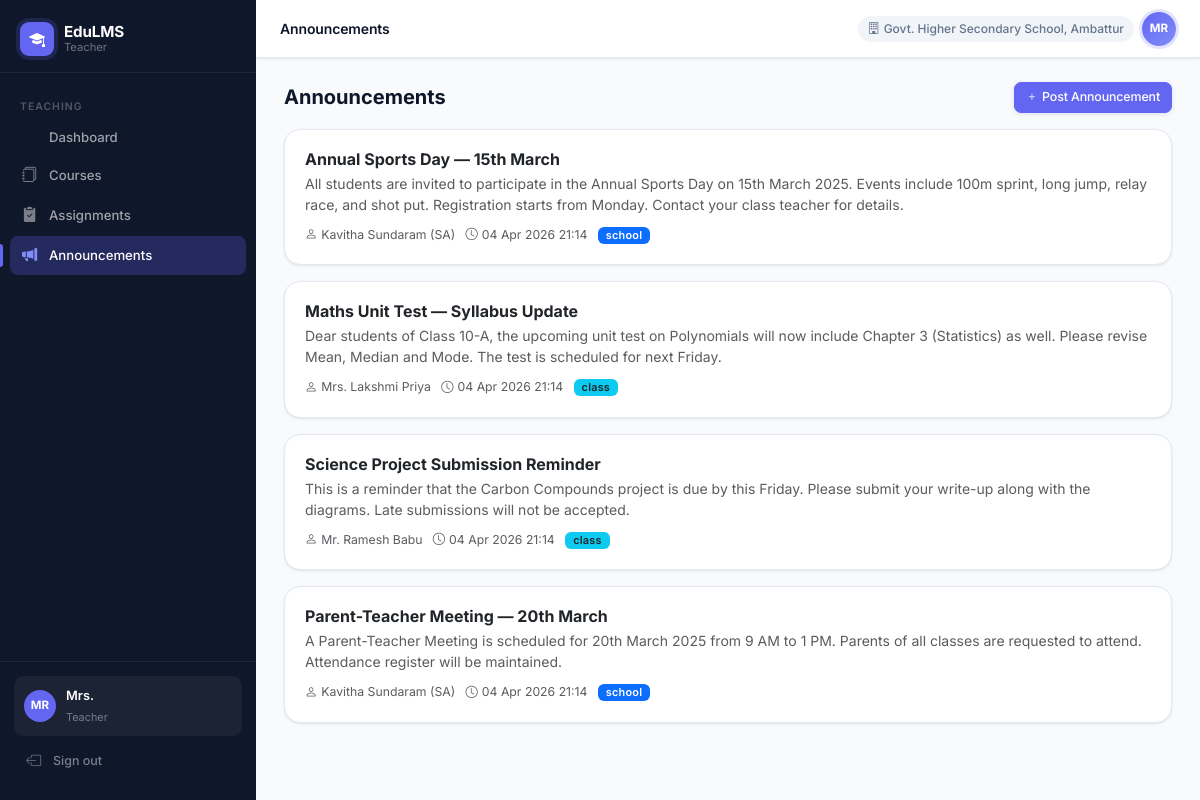
Screenshot of /teacher/announcements (signed in) with the database file from the repository.
### app/models/user.py (models this page shows, shortened)
class User(UserMixin, db.Model):
    __tablename__ = 'users'
    id = db.Column(db.Integer, primary_key=True)
    username = db.Column(db.String(80), unique=True, nullable=False)
    password_hash = db.Column(db.String(256), nullable=False)
    full_name = db.Column(db.String(120), nullable=False)
    email = db.Column(db.String(120))
    phone = db.Column(db.String(20))
    role = db.Column(db.String(30), nullable=False)  # super_admin, district_admin, block_admin, school_admin, teacher, student, parent
    district_id = db.Column(db.Integer, db.ForeignKey('districts.id'), nullable=True)
    block_id = db.Column(db.Integer, db.ForeignKey('blocks.id'), nullable=True)
    school_id = db.Column(db.Integer, db.ForeignKey('schools.id'), nullable=True)
    is_active = db.Column(db.Boolean, default=True)
    created_at = db.Column(db.DateTime, default=datetime.utcnow)
    district = db.relationship('District', foreign_keys=[district_id])
    block = db.relationship('Block', foreign_keys=[block_id])
    school = db.relationship('School', foreign_keys=[school_id])

### app/models/hierarchy.py (models this page shows)
class School(db.Model):
    __tablename__ = 'schools'
    id = db.Column(db.Integer, primary_key=True)
    name = db.Column(db.String(120), nullable=False)
    block_id = db.Column(db.Integer, db.ForeignKey('blocks.id'), nullable=False)
    district_id = db.Column(db.Integer, db.ForeignKey('districts.id'), nullable=False)
    is_active = db.Column(db.Boolean, default=True)
    created_at = db.Column(db.DateTime, default=datetime.utcnow)

### app/models/announcement.py (models this page shows)
class Announcement(db.Model):
    __tablename__ = 'announcements'
    id = db.Column(db.Integer, primary_key=True)
    created_by = db.Column(db.Integer, db.ForeignKey('users.id'), nullable=False)
    scope = db.Column(db.String(10), nullable=False)  # school, class
    class_id = db.Column(db.Integer, db.ForeignKey('classes.id'), nullable=True)
    school_id = db.Column(db.Integer, db.ForeignKey('schools.id'))
    block_id = db.Column(db.Integer, db.ForeignKey('blocks.id'))
    district_id = db.Column(db.Integer, db.ForeignKey('districts.id'))
    title = db.Column(db.String(200), nullable=False)
    body = db.Column(db.Text, nullable=False)
    channel = db.Column(db.String(10), default='in_app')  # in_app, email, sms
    created_at = db.Column(db.DateTime, default=datetime.utcnow)
    is_active = db.Column(db.Boolean, default=True)
    creator = db.relationship('User', backref='announcements')
    class_ref = db.relationship('Class', backref='announcements')

### app/routes/teacher.py (the view, shortened to what this page needs)
@teacher_bp.route('/announcements', methods=['GET', 'POST'])
@login_required
@require_role('teacher')
def announcements():
    ct = ClassTeacher.query.filter_by(teacher_id=current_user.id).all()
    class_ids = list({x.class_id for x in ct})
    classes = Class.query.filter(Class.id.in_(class_ids)).all()
    announcements = Announcement.query.filter_by(school_id=current_user.school_id, is_active=True).order_by(Announcement.created_at.desc()).all()
    return render_template('teacher/announcements.html', announcements=announcements, classes=classes)

### app/models/user.py (called while the page is built)
@login_manager.user_loader
def load_user(user_id):
    return User.query.get(int(user_id))

### app/services/rbac.py (called while the page is built)
def require_role(*roles):
    def decorator(f):
        @wraps(f)
        def decorated_function(*args, **kwargs):
            if not current_user.is_authenticated:
                return redirect(url_for('auth.login'))
            if current_user.role not in roles:
                abort(403)
            return f(*args, **kwargs)
        return decorated_function
    return decorator

### app/templates/teacher/announcements.html (shortened to what this page needs)
{% extends "base.html" %}
{% block page_title %}Announcements{% endblock %}
{% block content %}
<div class="d-flex justify-content-between align-items-center mb-3">
    <h5 class="fw-bold mb-0">Announcements</h5>
    <button class="btn btn-primary btn-sm" data-bs-toggle="modal" data-bs-target="#addModal"><i class="bi bi-plus me-1"></i>Post Announcement</button>
</div>
<div class="row g-3">
{% for a in announcements %}
<div class="col-12">
    <div class="card">
        <div class="card-body">
            <div class="d-flex justify-content-between align-items-start">
                <div>
                    <h6 class="fw-bold mb-1">{{ a.title }}</h6>
                    <p class="text-muted mb-2">{{ a.body }}</p>
                    <small class="text-muted">
                        <i class="bi bi-person me-1"></i>{{ a.creator.full_name }} &nbsp;
                        <i class="bi bi-clock me-1"></i>{{ a.created_at.strftime('%d %b %Y %H:%M') }} &nbsp;
                        <span class="badge {% if a.scope == 'school' %}bg-primary{% else %}bg-info text-dark{% endif %}">{{ a.scope }}</span>
                    </small>
                </div>
            </div>
        </div>
    </div>
</div>
{% else %}
<div class="col-12"><div class="card"><div class="card-body text-center text-muted py-5">
    <i class="bi bi-megaphone fs-1 d-block mb-2"></i>No announcements posted yet.
</div></div></div>
{% endfor %}
</div>
{% endblock %}

### app/templates/base.html (shortened to what this page needs)
<!DOCTYPE html>
<html lang="en">
<head>
    <link href="https://cdn.jsdelivr.net/npm/bootstrap@5.3.2/dist/css/bootstrap.min.css" rel="stylesheet">
    <link href="https://cdn.jsdelivr.net/npm/bootstrap-icons@1.11.3/font/bootstrap-icons.css" rel="stylesheet">
</head>
<body>
{% if current_user.is_authenticated %}
<nav id="sidebar">
    <div class="sidebar-brand">
        <div class="sidebar-brand-icon"><i class="bi bi-mortarboard-fill"></i></div>
        <div class="sidebar-brand-text">
            <strong>EduLMS</strong>
            <span>{{ current_user.role.replace('_',' ').title() }}</span>
        </div>
    </div>
    <div class="sidebar-nav">
    {% if current_user.role in ['super_admin','district_admin','block_admin','school_admin'] %}
        <div class="nav-section">Administration</div>
        <a href="{{ url_for('admin.dashboard') }}" class="nav-link {% if request.endpoint == 'admin.dashboard' %}active{% endif %}">
            <i class="bi bi-squares"></i> Dashboard
        </a>
        {% if current_user.role == 'super_admin' %}
        <a href="{{ url_for('admin.districts') }}" class="nav-link {% if request.endpoint == 'admin.districts' %}active{% endif %}">
            <i class="bi bi-map"></i> Districts
        </a>
        <a href="{{ url_for('admin.blocks') }}" class="nav-link {% if request.endpoint == 'admin.blocks' %}active{% endif %}">
            <i class="bi bi-geo-alt"></i> Blocks
        </a>
        {% endif %}
        {% if current_user.role in ['super_admin','district_admin','block_admin'] %}
        <a href="{{ url_for('admin.schools') }}" class="nav-link {% if request.endpoint == 'admin.schools' %}active{% endif %}">
            <i class="bi bi-building-fill"></i> Schools
        </a>
        {% endif %}
        <a href="{{ url_for('admin.users') }}" class="nav-link {% if request.endpoint == 'admin.users' %}active{% endif %}">
            <i class="bi bi-people-fill"></i> Users
        </a>
        <a href="{{ url_for('admin.classes') }}" class="nav-link {% if request.endpoint == 'admin.classes' %}active{% endif %}">
            <i class="bi bi-collection-fill"></i> Classes
        </a>
        <a href="{{ url_for('admin.subjects') }}" class="nav-link {% if request.endpoint == 'admin.subjects' %}active{% endif %}">
            <i class="bi bi-book-fill"></i> Subjects
        </a>
    {% elif current_user.role == 'teacher' %}
        <div class="nav-section">Teaching</div>
        <a href="{{ url_for('teacher.dashboard') }}" class="nav-link {% if request.endpoint == 'teacher.dashboard' %}active{% endif %}">
             Dashboard
        </a>
        <a href="{{ url_for('teacher.courses') }}" class="nav-link {% if request.endpoint and 'course' in request.endpoint %}active{% endif %}">
            <i class="bi bi-journals"></i> Courses
        </a>
        <a href="{{ url_for('teacher.assignments') }}" class="nav-link {% if request.endpoint and 'assignment' in request.endpoint %}active{% endif %}">
            <i class="bi bi-clipboard2-check-fill"></i> Assignments
        </a>
        <a href="{{ url_for('teacher.announcements') }}" class="nav-link {% if request.endpoint == 'teacher.announcements' %}active{% endif %}">
            <i class="bi bi-megaphone-fill"></i> Announcements
        </a>
    {% endif %}
    </div>
    <div class="sidebar-footer">
        <div class="sidebar-user">
            <div class="sidebar-avatar">{{ current_user.full_name[:2].upper() }}</div>
            <div class="sidebar-user-info">
                <strong>{{ current_user.full_name.split()[0] }}</strong>
                <span>{{ current_user.role.replace('_',' ').title() }}</span>
            </div>
        </div>
        <a href="{{ url_for('auth.logout') }}" class="nav-link" style="color:rgba(255,255,255,.45);font-size:.78rem;">
            <i class="bi bi-box-arrow-left"></i> Sign out
        </a>
    </div>
</nav>
<div id="main">
    <div id="topbar">
        <div class="d-flex align-items-center gap-3">
            <span class="topbar-title">{% block page_title %}{% endblock %}</span>
        </div>
        <div class="d-flex align-items-center gap-2">
            {% if current_user.school %}
            <span class="topbar-school d-none d-md-block">
                <i class="bi bi-building me-1"></i>{{ current_user.school.name }}
            </span>
            {% endif %}
            <div class="topbar-avatar">{{ current_user.full_name[:2].upper() }}</div>
        </div>
    </div>
    <div class="page-content">
        {% block content %}{% endblock %}
    </div>
</div>
{% else %}
{% block auth_content %}{% endblock %}
{% endif %}
</body>
</html>

### rows the page displays
User: role.replace "Teacher", full_name "MR", full_name "Mrs."
School: school.name "Govt. Higher Secondary School, Ambattur"
Announcement: title "Annual Sports Day — 15th March", body "All students are invited to participate in the Annual Sports Day on 15th March 2025. Events include 100m sprint, long jump, relay race, and shot put. Registration starts from Monday. Contact your class teacher for details.", creator.full_name "Kavitha Sundaram (SA)", created_at "04 Apr 2026 21:14", scope "school"
Announcement: title "Maths Unit Test — Syllabus Update", body "Dear students of Class 10-A, the upcoming unit test on Polynomials will now include Chapter 3 (Statistics) as well. Please revise Mean, Median and Mode. The test is scheduled for next Friday.", creator.full_name "Mrs. Lakshmi Priya", created_at "04 Apr 2026 21:14", scope "class"
Announcement: title "Science Project Submission Reminder", body "This is a reminder that the Carbon Compounds project is due by this Friday. Please submit your write-up along with the diagrams. Late submissions will not be accepted.", creator.full_name "Mr. Ramesh Babu", created_at "04 Apr 2026 21:14", scope "class"
Announcement: title "Parent-Teacher Meeting — 20th March", body "A Parent-Teacher Meeting is scheduled for 20th March 2025 from 9 AM to 1 PM. Parents of all classes are requested to attend. Attendance register will be maintained.", creator.full_name "Kavitha Sundaram (SA)", created_at "04 Apr 2026 21:14", scope "school"
